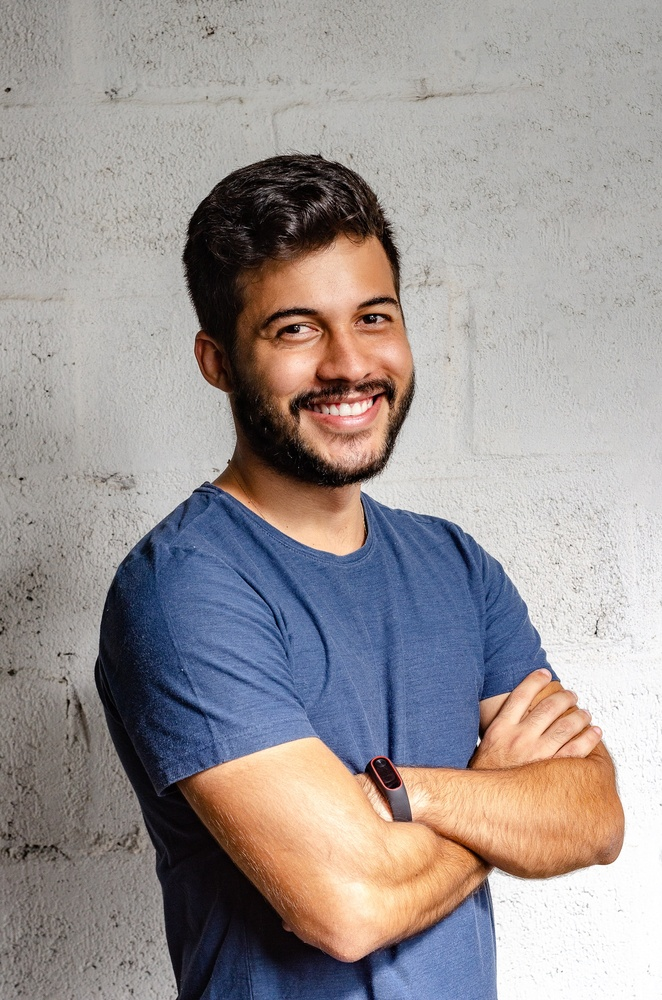
#> input picture arms-crossed-confident-facial-expression-2379004.jpg, 662 x 1000 px, shrunk from 1987 x 3000 before the run
$ jupyter execute 'face detection on picture using open cv .ipynb'
#> lines starting #> are read from the running program, lines starting #| are printed output that depends on the picture; after the words box and inside, x2 and y2 are one past the last pixel; in counts of white or black regions, pixels touching at a corner belong together
[cell 1]
import cv2

[cell 2]
# create a cascadeClassifier object
face_cascade = cv2.CascadeClassifier("haarcascade_frontalface_default.xml")

# Reading the image as it is
img = cv2.imread("arms-crossed-confident-facial-expression-2379004.jpg",1) # 1 for colour image
#> img is the input picture: shape (1000, 662, 3); mean B, G, R 148, 148.6, 155.7

# Reading the image as a gray scale image
gray_img = cv2.cvtColor(img,cv2.COLOR_BGR2GRAY)
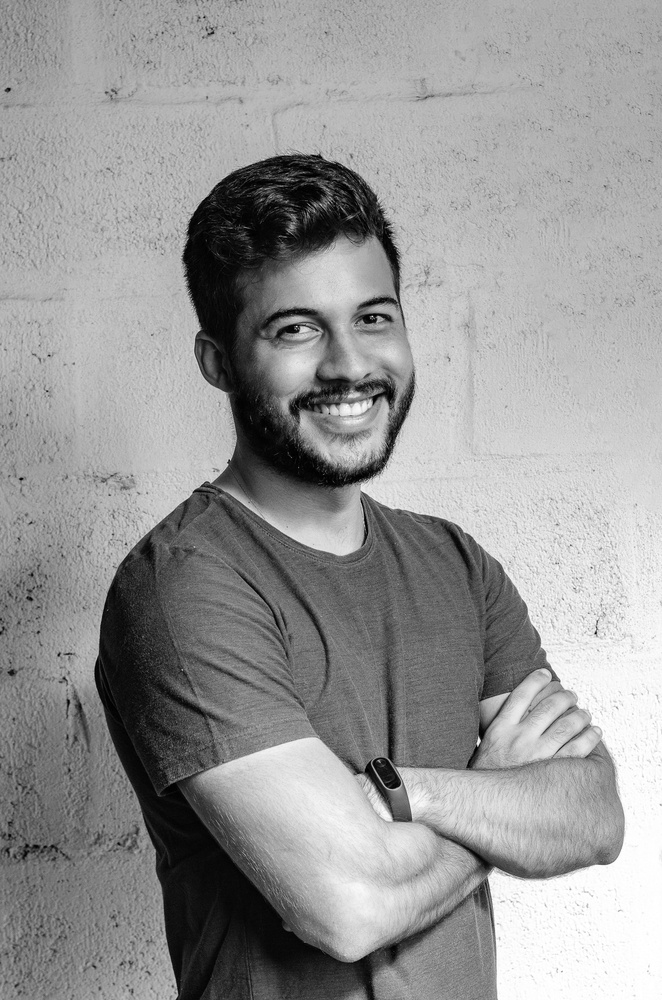
#> gray_img: shape (1000, 662); min 0, max 255, mean 150.7

# Search the co-ordintes of the image
faces = face_cascade.detectMultiScale(gray_img,scaleFactor = 1.05,minNeighbors =5)
#> faces = [[130, 838, 27, 27], [160, 536, 43, 43], [229, 239, 212, 212]]
print(type(faces))
#| <class 'numpy.ndarray'>
print(faces)
#| [[130 838  27  27]
#|  [160 536  43  43]
#|  [229 239 212 212]]

for x,y,w,h in faces:
    img = cv2.rectangle(img,(x,y),(x+w,y+h),(0,255,0),3)
#> this loop made 3 passes
#> pass 1, `img = cv2.rectangle(img,(x,y),(x+w,y+h),(0,255,0),3)`:
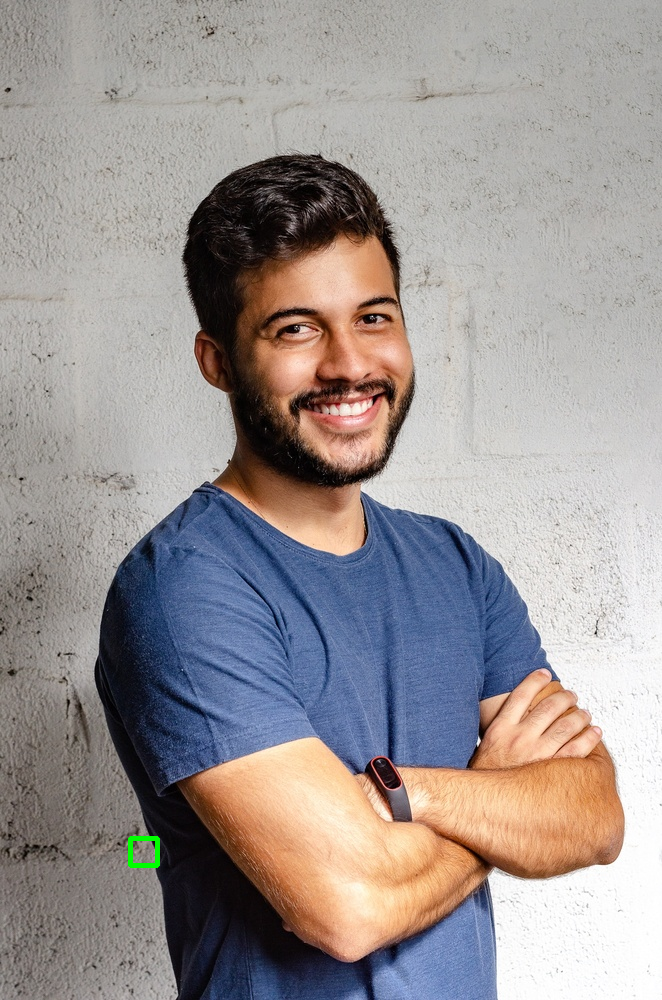
#> img: shape (1000, 662, 3); 0.08% of pixels changed, all inside (x1, y1, x2, y2) = (128, 836, 160, 868)
#> pass 2, `img = cv2.rectangle(img,(x,y),(x+w,y+h),(0,255,0),3)`:
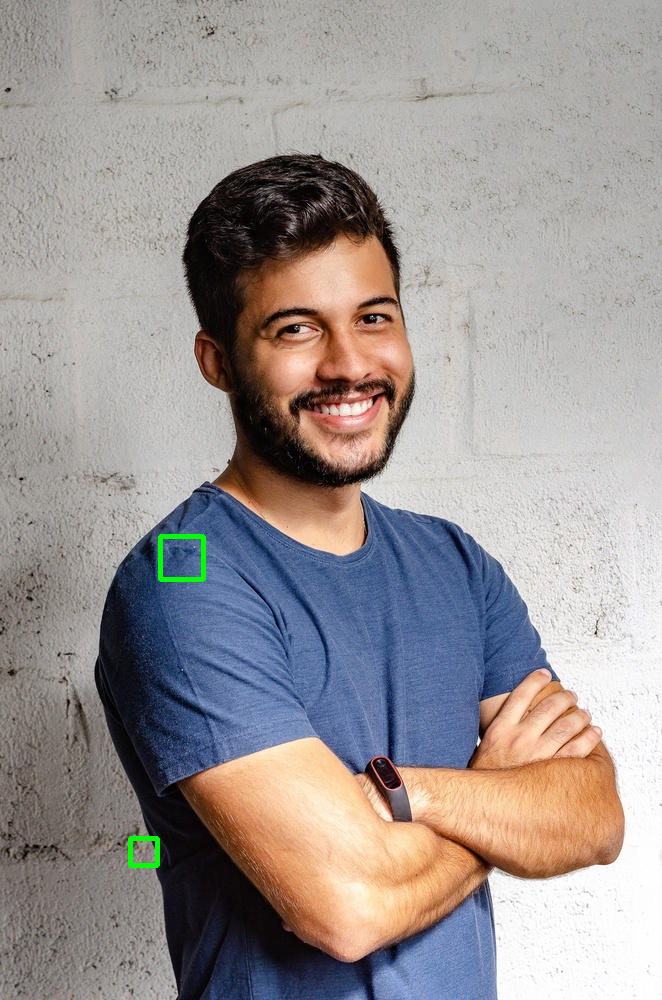
#> img: shape (1000, 662, 3); 0.13% of pixels changed, all inside (x1, y1, x2, y2) = (158, 534, 206, 582)
#> pass 3, `img = cv2.rectangle(img,(x,y),(x+w,y+h),(0,255,0),3)`:
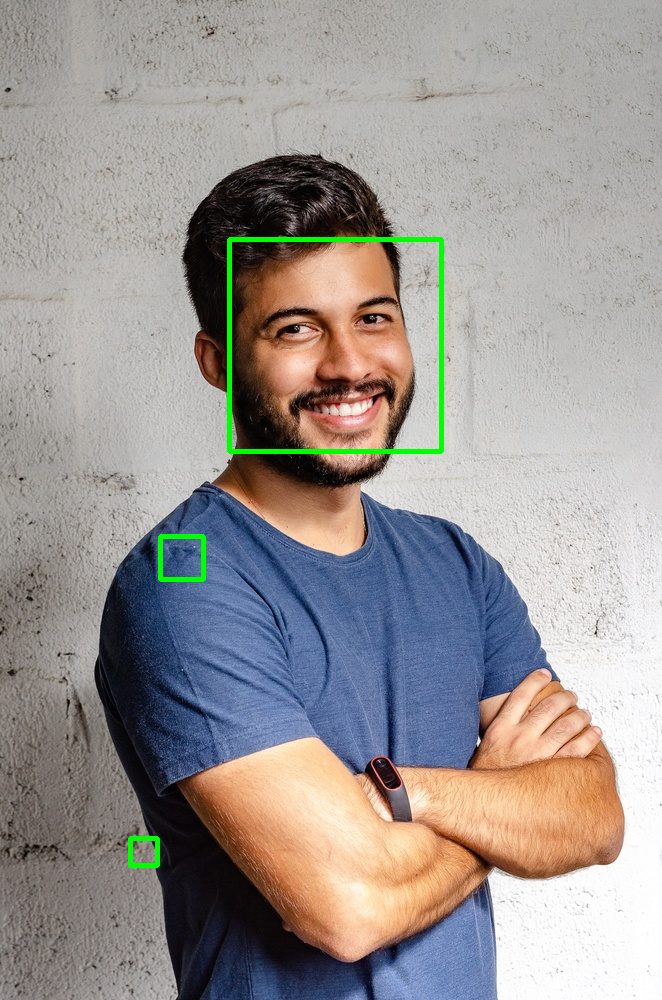
#> img: shape (1000, 662, 3); 0.64% of pixels changed, all inside (x1, y1, x2, y2) = (227, 237, 444, 454)

resize_image = cv2.resize(img,(int(img.shape[1]/4),int(img.shape[0]/4)))
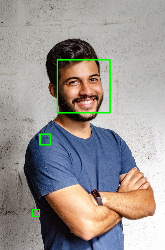
#> resize_image: shape (250, 165, 3); mean B, G, R 146.7, 149.9, 154.4

cv2.imshow("Gray",resize_image)

cv2.waitKey(0)

cv2.destroyAllWindows()

[cell 3]
# create a cascadeClassifier object
face_cascade = cv2.CascadeClassifier("haarcascade_frontalface_alt2.xml")

# Reading the image as it is
img = cv2.imread("arms-crossed-confident-facial-expression-2379004.jpg",1) # 1 for colour image

# Reading the image as a gray scale image
gray_img = cv2.cvtColor(img,cv2.COLOR_BGR2GRAY)

# Search the co-ordintes of the image
faces = face_cascade.detectMultiScale(gray_img,scaleFactor = 1.05,minNeighbors =5)
#> faces = [[232, 243, 209, 209]]
print(type(faces))
#| <class 'numpy.ndarray'>
print(faces)
#| [[232 243 209 209]]

for x,y,w,h in faces:
    img = cv2.rectangle(img,(x,y),(x+w,y+h),(0,255,0),3)
#> this loop made 1 pass
#> pass 1, `img = cv2.rectangle(img,(x,y),(x+w,y+h),(0,255,0),3)`:
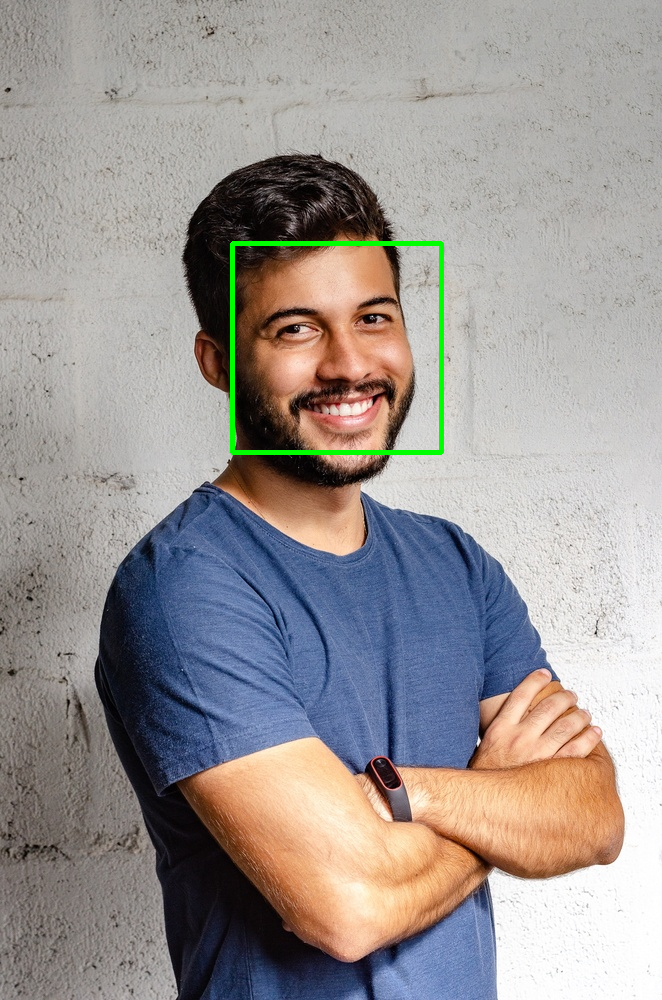
#> img: shape (1000, 662, 3); 0.63% of pixels changed, all inside (x1, y1, x2, y2) = (230, 241, 444, 455)

resize_image = cv2.resize(img,(int(img.shape[1]/4),int(img.shape[0]/4)))

cv2.imshow("Gray",resize_image)

cv2.waitKey(0)

cv2.destroyAllWindows()

[cell 4]
# create a cascadeClassifier object
face_cascade = cv2.CascadeClassifier("haarcascade_frontalface_alt2.xml")

# Reading the image as it is
img = cv2.imread("arms-crossed-confident-facial-expression-2379004.jpg",1) # 1 for colour image

# Reading the image as a gray scale image
gray_img = cv2.cvtColor(img,cv2.COLOR_BGR2GRAY)

# Search the co-ordintes of the image
faces = face_cascade.detectMultiScale(gray_img,scaleFactor = 1.05,minNeighbors =5)
print(type(faces))
#| <class 'numpy.ndarray'>
print(faces)
#| [[232 243 209 209]]

for x,y,w,h in faces:
    img = cv2.rectangle(img,(x,y),(x+w,y+h),(0,255,0),3)

resize_image = cv2.resize(img,(int(img.shape[1]/4),int(img.shape[0]/4)))

cv2.imshow("Gray",resize_image)

cv2.waitKey(0)

cv2.destroyAllWindows()

[cell 5]
# create a cascadeClassifier object
face_cascade = cv2.CascadeClassifier("haarcascade_fullbody.xml")

# Reading the image as it is
img = cv2.imread("arms-crossed-confident-facial-expression-2379004.jpg",1) # 1 for colour image

# Reading the image as a gray scale image
gray_img = cv2.cvtColor(img,cv2.COLOR_BGR2GRAY)

# Search the co-ordintes of the image
faces = face_cascade.detectMultiScale(gray_img,scaleFactor = 1.05,minNeighbors =5)
#> faces = ()
print(type(faces))
#| <class 'tuple'>
print(faces)

for x,y,w,h in faces:
    img = cv2.rectangle(img,(x,y),(x+w,y+h),(0,255,0),3)
#> this loop made 0 passes

resize_image = cv2.resize(img,(int(img.shape[1]/4),int(img.shape[0]/4)))

cv2.imshow("Gray",resize_image)

cv2.waitKey(0)

cv2.destroyAllWindows()

[cell 6]
# create a cascadeClassifier object
face_cascade = cv2.CascadeClassifier("haarcascade_upperbody.xml")

# Reading the image as it is
img = cv2.imread("arms-crossed-confident-facial-expression-2379004.jpg",1) # 1 for colour image

# Reading the image as a gray scale image
gray_img = cv2.cvtColor(img,cv2.COLOR_BGR2GRAY)

# Search the co-ordintes of the image
faces = face_cascade.detectMultiScale(gray_img,scaleFactor = 1.05,minNeighbors =5)
print(type(faces))
#| <class 'tuple'>
print(faces)

for x,y,w,h in faces:
    img = cv2.rectangle(img,(x,y),(x+w,y+h),(0,255,0),3)

resize_image = cv2.resize(img,(int(img.shape[1]/4),int(img.shape[0]/4)))

cv2.imshow("Gray",resize_image)

cv2.waitKey(0)

cv2.destroyAllWindows()
